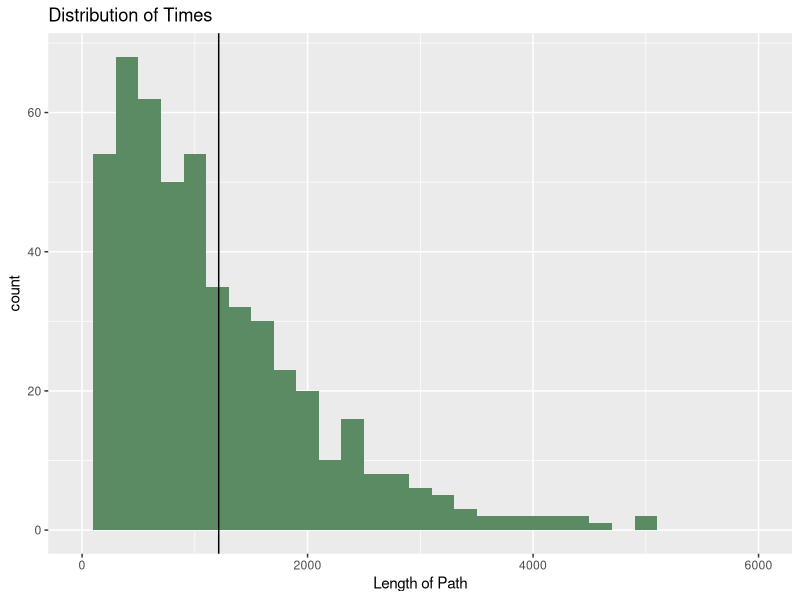

Generate this figure with R:
# Clay Gibson
# Probability and Statistics
# 31 October 2014
# Problem Set 6

# Wright-fisher chain simulation, run until the process gets absorbed
# at either 0 or n. Added count variable to measure length of chain. 

wright <- function(n, x0, plot=TRUE){
  x <- x0
  path <- x
  count <- 0
  while(x>0 & x<n){
    count <- count + 1
    x <- rbinom(1, n, x/n)
    path <- c(path, x)
  }
  if(plot){
    plot((1:length(path))-1, path,type="l",ylim=c(0,n),xlab="generation",ylab="state",
         main = paste("Wright-Fisher process with\n n=",n,", x0=",x0,sep=""),
         yaxs="i")
  }
  return(c(x, count))
}

# Create a place to store data
tab <- data.frame(matrix(data = rep(x = 0, 1000), nrow = 500))

# Store 500 instances of this simulation
for (i in 1:500) {
  path <- wright(1000,300,plot = F)
  tab[i,1] = path[1] # Is either 0 or 1000
  tab[i,2] = path[2] # Is length of path
}
colnames(tab) <- c("Result", "Times")

results <- tab[,1]
times <- tab[,2]
table(results)

# Create a plot of the times
require(ggplot2)
ggplot(tab, aes(Times)) +
  geom_histogram(binwidth = 200, fill = "#5A8B63") +
  ggtitle("Distribution of Times") +
  xlab("Length of Path")+
  xlim(c(0,6000)) +
  geom_vline(xintercept = 1211.7)

colMeans(tab)

table(tab[,1])/500

